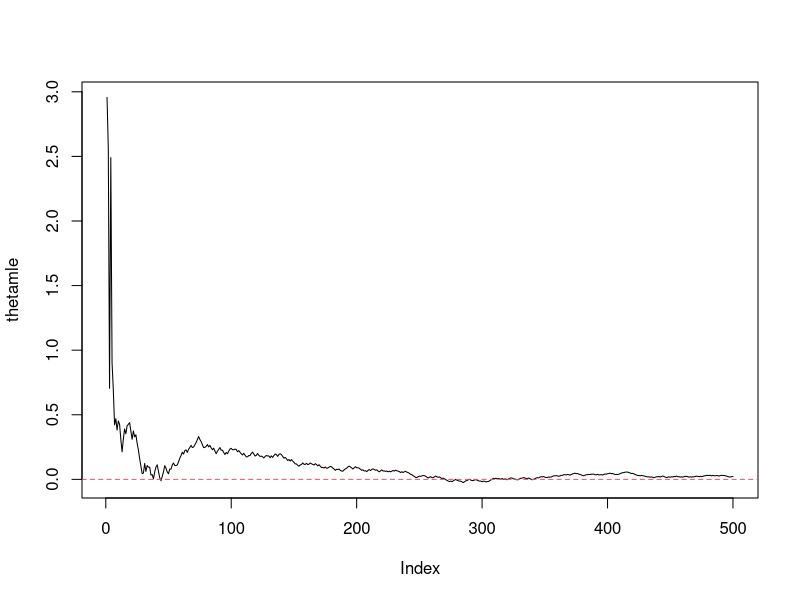
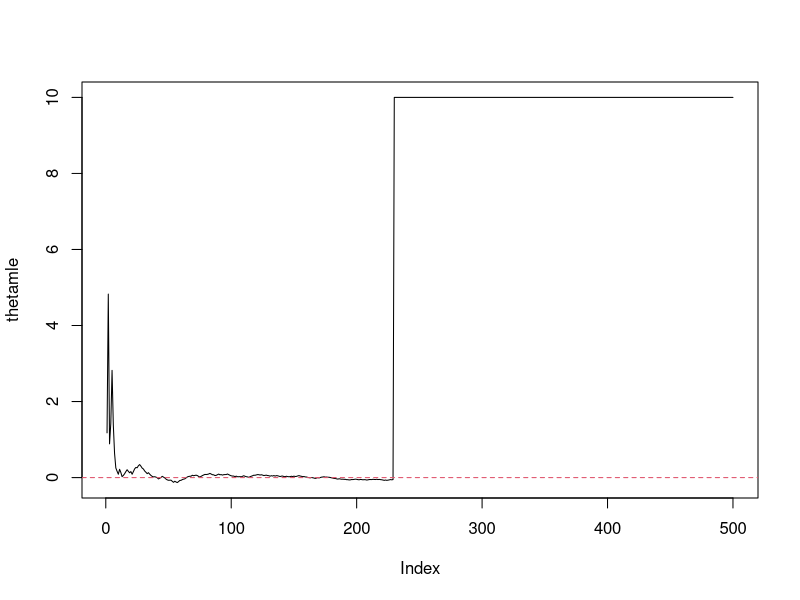
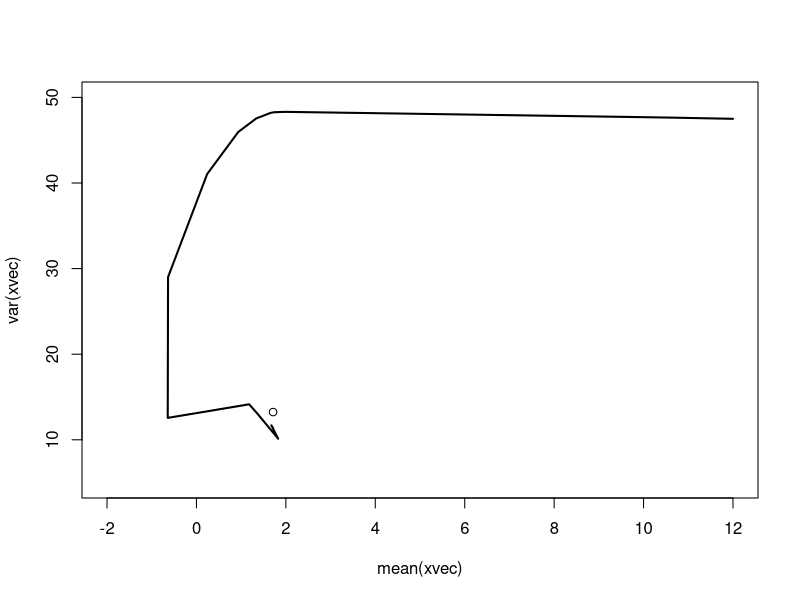
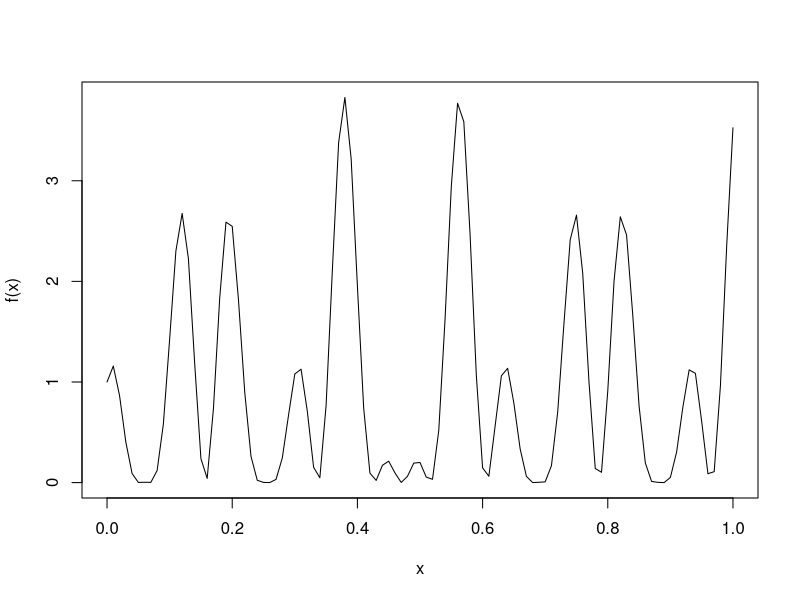
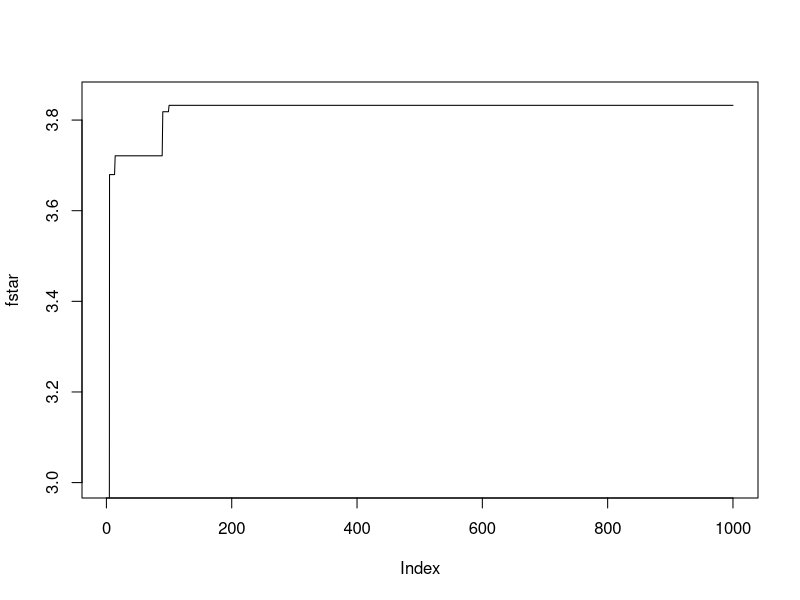
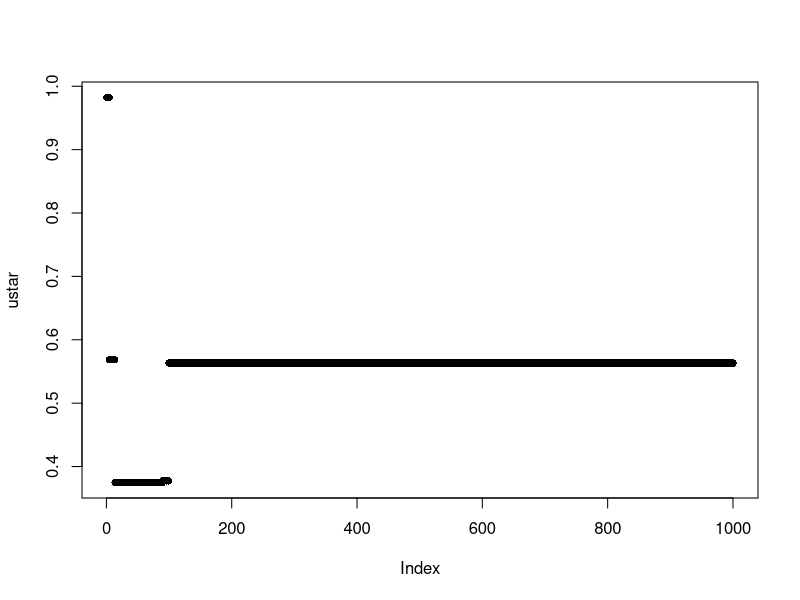
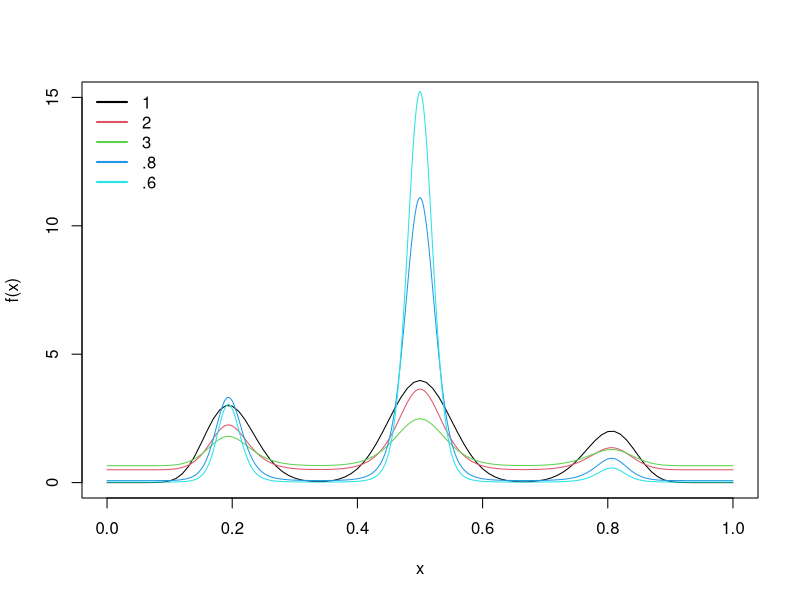
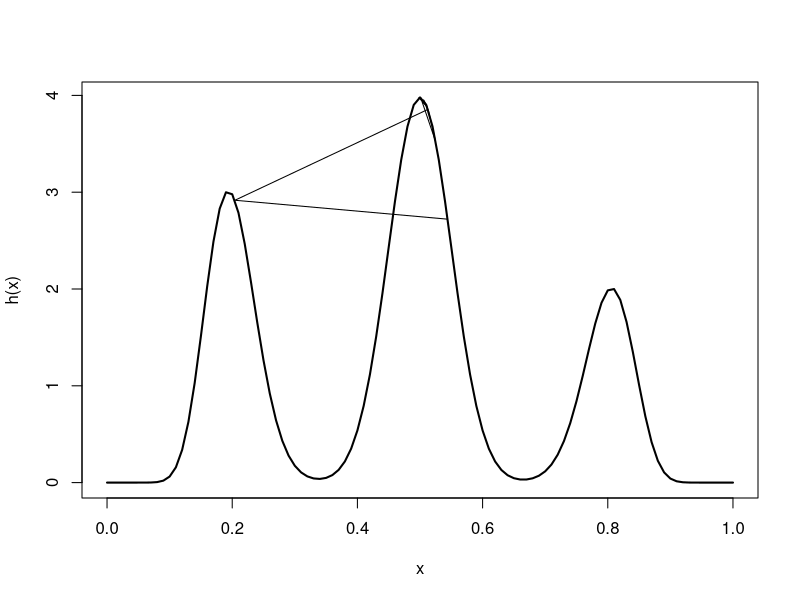

The R script that drew these images, in order:
### R code for Module 5 examples

##Numerical optimization using the optimize funtion in R

xm=rcauchy(500)  ## random draws from Cauchy
f=function(theta){-sum(log(1+(x-theta)^2))}  #f is the log likelihood
## We will maximize f with respect to theta given our observed xs
thetamle=c()
for (i in 1:500)  ## Compute the sequence of maximizations based on increasing sample size
{
x=xm[1:i]
thetamle[i]=optimize(f,interval=c(-10,10), maximum=T)$max
}
plot(thetamle, type="l")
abline(h=0, col=2, lty=2)


#Here is what happens when we use the likelihood instead of the log likelihood.  The likelihood becomes too small as n increases and the estimate of the MLE diverges.


  xm=rcauchy(500)  ## random draws from Cauchy
f=function(theta){prod(dcauchy(x,theta,1))}  #f is the likelihood
## We will maximize f with respect to theta given our observed xs
thetamle=c()
for (i in 1:500)  ## Compute the sequence of maximizations based on increasing sample size
{
  x=xm[1:i]
  thetamle[i]=optimize(f,interval=c(-10,10), maximum=T)$max
}
plot(thetamle, type="l")
abline(h=0, col=2, lty=2)


### Newton-Raphson optimization using nlm in R for mean and variance of normal

xvec = c(2,5,3,7,-3,-2,0) # or some other numbers
#then define a function (which is negative of the log lik)

fn = function(theta) {
  sum ( 0.5*(xvec - theta[1])^2/theta[2] + 0.5* log(theta[2]) )
}
nlm(fn, p= c(0,1), print.level=1)
mean(xvec)
var(xvec)*(length(xvec)-1)/length(xvec)
mmt=c()
plot(mean(xvec), var(xvec),xlim=c(-2,12), ylim=c(5,50))
for(i in 1:(nlm(fn,c(0,1))$it))
{
  mmt=rbind(mmt, nlm(fn, c(0,1), iterlim=i)$est)
}
lines(mmt, lwd=2)
mmt

## Stochastic search to find max of a trig function on interval 0,1
f=function(x){(cos(50*x)+sin(20*x))^2}
curve(f,0,1)
Nsim=10^3
u=runif(Nsim)
y=f(u)
xstar=which.max(y)
print(c(u[xstar], f(u[xstar])))
fstar=cummax(y)
plot(fstar, type="l", ylim=c(3,3.85))
cumWhich <- function (x, FUN = which.max) { 
  sapply(seq_len(length(x)), function (i) FUN(x[1:i]))}
ustar=u[cumWhich(y)]
plot(ustar,pch=16)  


##illustration of temperature in Boltzman-Gibbs transforms for mixture of betas
f=function(x){.3*dbeta(x,20,80)+.5*dbeta(x,50,50)+.2*dbeta(x,80,20)}  #mixture of betas
expf=function(x, te){exp((.3*dbeta(x,20,80)+.5*dbeta(x,50,50)+.2*dbeta(x,80,20))/te)} # density in exponential
expft=function(x, te){expf(x, te)/integrate(expf,0,1,te=te)$value} #normalized value
myseq=seq(0,1,length=501)
curve(f,  ylim=c(0,15))
lines(myseq, expft(myseq, te=2), col=2)
lines(myseq, expft(myseq, te=3), col=3)
lines(myseq, expft(myseq, te=.8), col=4)
lines(myseq, expft(myseq, te=.6), col=5)
legend(x="topleft", lty=1, lwd=2, col=c(1:6), legend=c("1", "2", "3", ".8", ".6"), bty="n")

## Simulated annealing example with mixture of betas
h=function(x){.3*dbeta(x,20,80)+.5*dbeta(x,50,50)+.2*dbeta(x,80,20)}  #mixture of betas

cool1=function(iter){1/log(1+iter)}
cool2=function(iter){1/(1+iter)^2}

scale1=function(iter){sqrt(cool1(iter))}
scale2=function(iter){sqrt(cool2(iter))}

##Do the annealing as a function.  x is the starting value, theta_0. cool is 
##a function with the cooling schedule and scale is a function with the scale parameter for the uniform proposal density
SAbeta=function(x=runif(1),cool=cool1, sc=scale1)
{
  
  hval=hcur=h(x) 
  diff=iter=1
  temp=cool(iter)
  scale=sc(iter)
  
  while(diff>10^(-4)){
    prop=x[iter]+runif(1,-1,1)*scale  ##proposed new value of theta
    if((prop>1)||(prop<0)||(log(runif(1))*temp>(h(prop)-hcur)))prop=x[iter] ##reasons to repeat theta_(t-1) instead of taking new prop
    x=c(x,prop)
    hcur=h(prop)
    hval=c(hval, hcur)
    if((iter>100))diff=max(hval)-max(hval[1:(iter/2)])
    temp=cool(iter)
    scale=sc(iter)
    iter=iter+1
  }
  return(cbind(x,hval))
}



curve(h, lwd=2)
output=SAbeta(x=runif(1),cool=cool1, sc=scale1)
lines(output[,1],output[,2])
maxspot=which.max(output[,2])
#print(output)
print(output[maxspot,])


###Experiment with different scales/cooling to see if they end up in the right spot.

rightmax=function(cool,scale)
{
  output=SAbeta(x=runif(1),cool, sc=scale)
  return(round(output[which.max(output[,2]),1],1)==.5)
}
c1s1results=replicate(100,rightmax(cool1,scale1))
mean(c1s1results)
c2s2results=replicate(100,rightmax(cool2,scale2))
mean(c2s2results)
scale3=function(iter){3*sqrt(cool2(iter))}
c2s3results=replicate(100,rightmax(cool2,scale3))
mean(c2s3results)

## Traditional EM for censored exponential
## Generate Data
#set.seed(701)
set.seed(846)
truetheta=10
a=9 ##censoring time
n=20
x=rexp(n,1/truetheta) #R uses rate
## Determine observed vs. missing data
y=replace(x,x>a,a)
y=sort(y)
r=sum(x<a)
yc=y[1:r]
ycbar=mean(yc)
### EM
thetahat=cur=ycbar
diff=1
while(diff>10^-4)
{
  thetahat=c(thetahat,(ycbar*r+(n-r)*(a+thetahat[length(thetahat)]))/n )
  diff=abs(thetahat[length(thetahat)]-thetahat[length(thetahat)-1])
}
plot(thetahat, type="l")
thetaMLE=ycbar+(n-r)*a/r
abline(h=thetaMLE, col=2)


## Monte Carlo EM for censored exponential
thetahat=cur=ycbar
m=100
diff=1
while(diff>10^-4)
{
  iter=length(thetahat)
  z=matrix(nrow=(n-r), ncol=m, data=a+rexp(m*(n-r),1/thetahat[iter]))
  simcomplete=rbind(z, matrix(nrow=r, ncol=m, data=rep(yc,m)))
  thetahat=c(thetahat,mean(apply(simcomplete,2,mean)))
  diff=abs(thetahat[iter+1]-thetahat[iter])
}
plot(thetahat, type="l")
thetaMLE=ycbar+(n-r)*a/r
abline(h=thetaMLE, col=2)

### Monte Carlo EM with importance sampling 
thetahat=ycbar
m=100
diff=1
z0=matrix(nrow=(n-r), ncol=m, data=a+rexp(m*(n-r),1/thetahat))
zx0=rbind(z, matrix(nrow=r, ncol=m, data=rep(yc,m)))
w=matrix(nrow=n, ncol=m)
while(diff>10^-6)
{
  iter=length(thetahat)
  for(i in 1:m){w[,i]=prod(dexp(zx0[,i],1/thetahat[iter]))/prod(dexp(zx0[,i],1/thetahat[1]))
                w[,i]=n*w[,i]/sum(w[,i])}
  zj=w*zx0
  thetahat=c(thetahat,mean(apply(zj,2,mean)))
  diff=abs(thetahat[iter+1]-thetahat[iter])
}
plot(thetahat, type="l")
thetaMLE=ycbar+(n-r)*a/r
abline(h=thetaMLE, col=2)